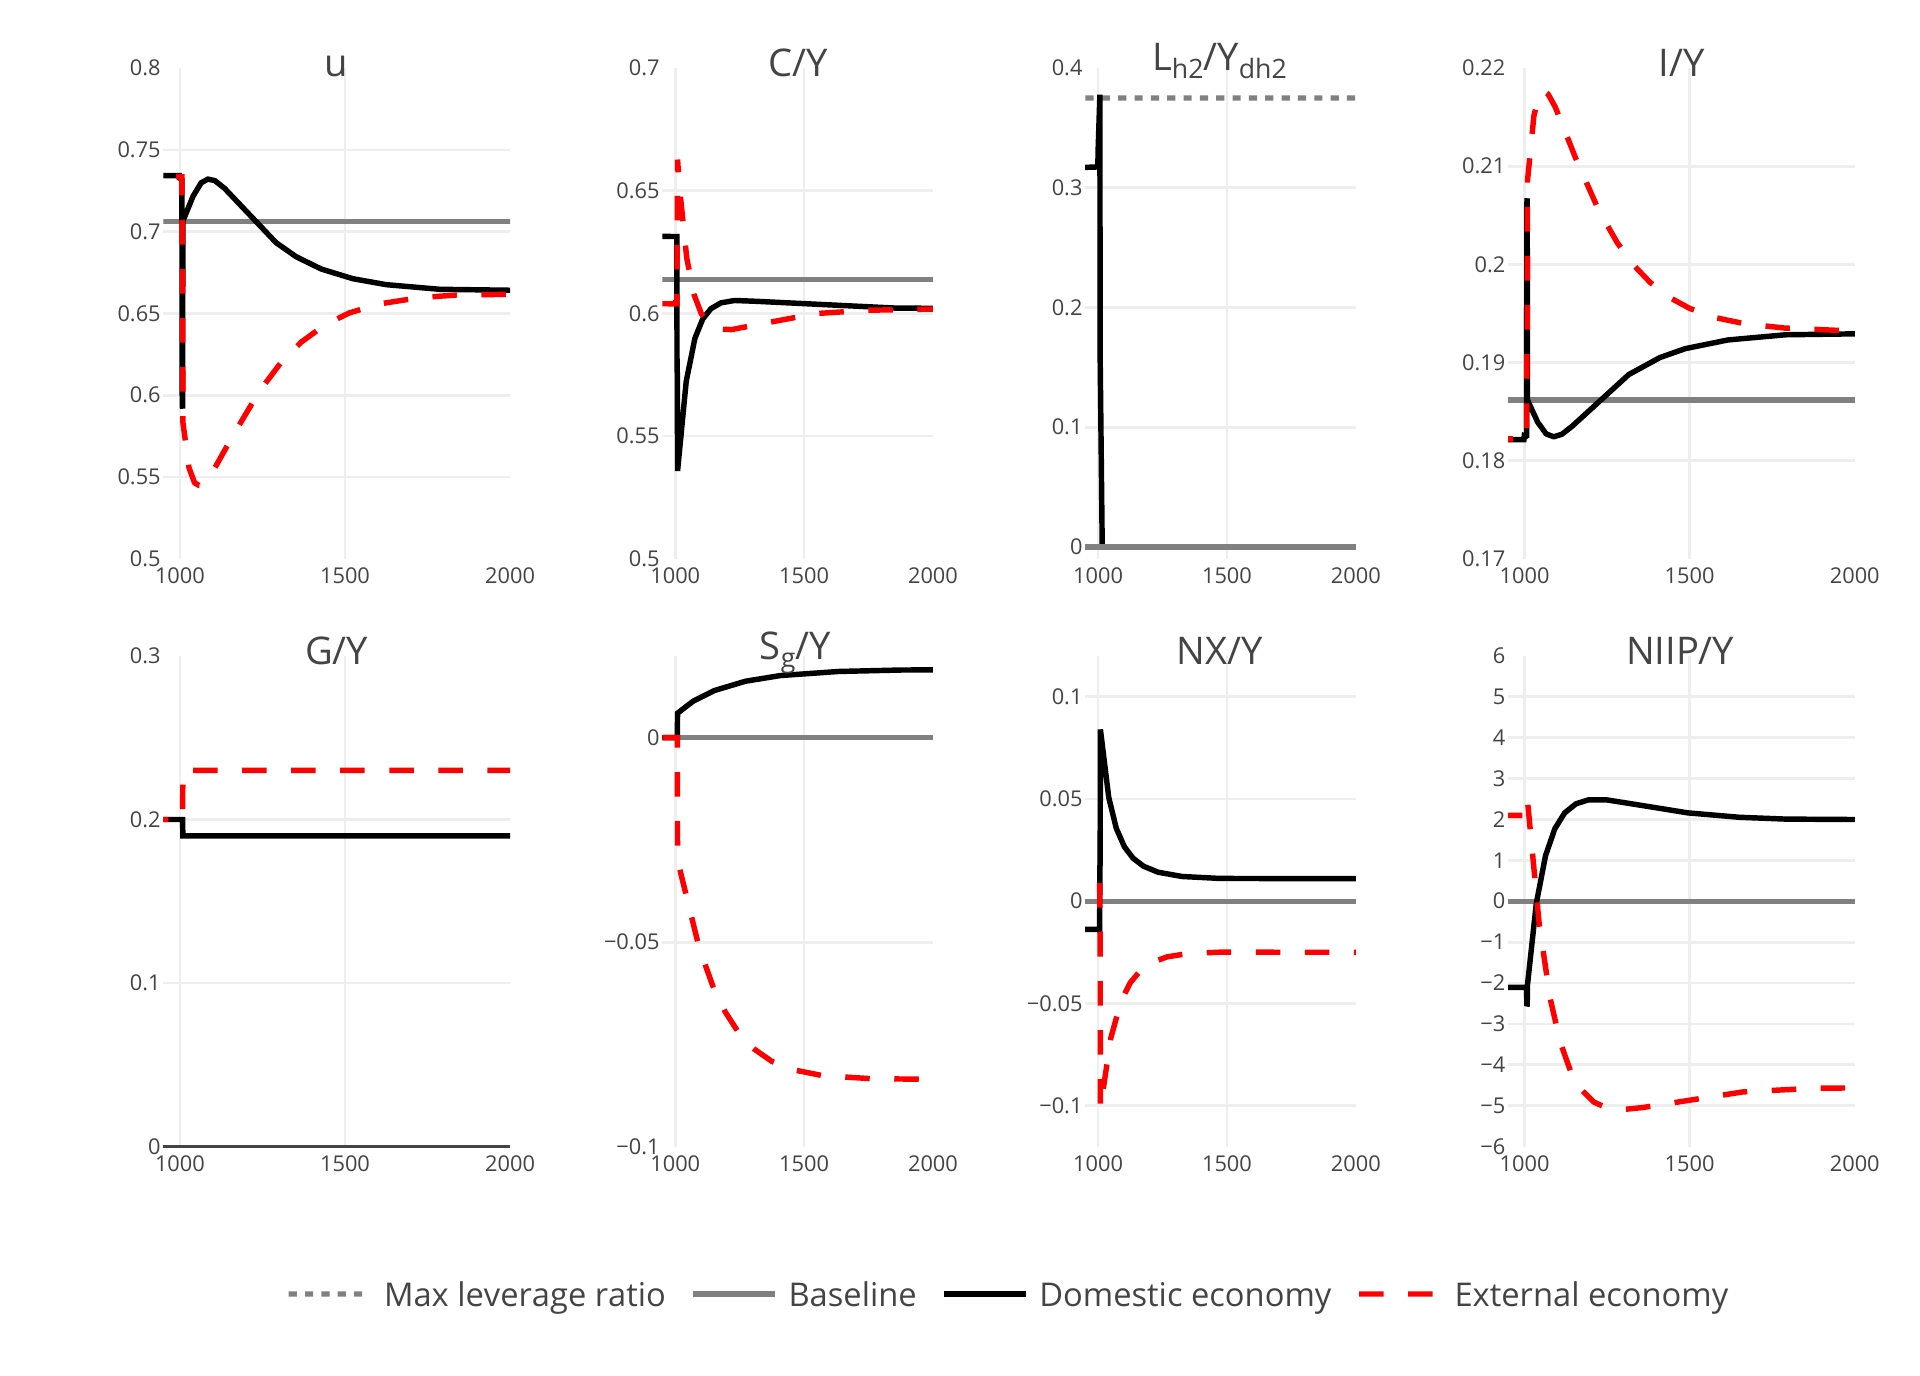

R code for this plot:
library(plotly)

# Load the data
load(here::here("R/simulated_series_for_plots"))

begin <- 950 #-10

end <- 2000

# Annotations for subplots
u <- list(
  text = "u",
  font = list(size = 14),
  xref = "paper",
  yref = "paper",
  yanchor = "bottom",
  xanchor = "center",
  align = "center",
  x = 0.5,
  y = 0.95,
  showarrow = FALSE)

gr_Y <- list(
  text = "Y&#770;",
  font = list(size = 14),
  xref = "paper",
  yref = "paper",
  yanchor = "bottom",
  xanchor = "center",
  align = "center",
  x = 0.5,
  y = 0.95,
  showarrow = FALSE)

C_Y <- list(
  text = "C/Y",
  font = list(size = 14),
  xref = "paper",
  yref = "paper",
  yanchor = "bottom",
  xanchor = "center",
  align = "center",
  x = 0.5,
  y = 0.95,
  showarrow = FALSE)

I_Y <- list(
  text = "I/Y",
  font = list(size = 14),
  xref = "paper",
  yref = "paper",
  yanchor = "bottom",
  xanchor = "center",
  align = "center",
  x = 0.5,
  y = 0.95,
  showarrow = FALSE)

G_Y <- list(
  text = "G/Y",
  font = list(size = 14),
  xref = "paper",
  yref = "paper",
  yanchor = "bottom",
  xanchor = "center",
  align = "center",
  x = 0.5,
  y = 0.95,
  showarrow = FALSE)

NX_Y <- list(
  text = "NX/Y",
  font = list(size = 14),
  xref = "paper",
  yref = "paper",
  yanchor = "bottom",
  xanchor = "center",
  align = "center",
  x = 0.5,
  y = 0.95,
  showarrow = FALSE)

S_g_Y <- list(
  text = "S<sub>g</sub>/Y",
  font = list(size = 14),
  xref = "paper",
  yref = "paper",
  yanchor = "bottom",
  xanchor = "center",
  align = "center",
  x = 0.5,
  y = 0.95,
  showarrow = FALSE)

L_Yh2 <- list(
  text = "L<sub>h2</sub>/Y<sub>dh2</sub>",
  font = list(size = 14),
  xref = "paper",
  yref = "paper",
  yanchor = "bottom",
  xanchor = "center",
  align = "center",
  x = 0.5,
  y = 0.95,
  showarrow = FALSE)

NIIP_Y <- list(
  text = "NIIP/Y",
  font = list(size = 14),
  xref = "paper",
  yref = "paper",
  yanchor = "bottom",
  xanchor = "center",
  align = "center",
  x = 0.5,
  y = 0.95,
  showarrow = FALSE)

# Utilization rate
p_u <- plot_ly() %>% 
  add_trace(x = 0:(nrow(d5)-3),
            y = tail(d1$u, 1),
            type = "scatter",
            mode = "lines",
            name = "u<sub>baseline</sub>",
            line = list(color = "grey")) %>% 
  add_trace(x = 0:(nrow(d5)-1),
            y = d5$u,
            type = "scatter",
            mode = "lines",
            line = list(color = "black"),
            name = "u") %>% 
  add_trace(x = 0:(nrow(d5)-1),
            y = d5$ux,
            type = "scatter",
            mode = "lines",
            line = list(color = "red",
                        dash = "dash"),
            name = "u<sub>x</sub>") %>%
  layout(xaxis = list(range = c(begin, end),
                      tickfont = list(size = 8)),
         yaxis = list(range = c(0.5, 0.8),
                      tickfont = list(size = 8),
                      dtick = 0.05),
         annotations = u,
         showlegend = TRUE,
         hovermode = "compare")

#p_u

# Growth rate of output
p_gr_Y <- plot_ly() %>% 
  # add_trace(x = 0:(nrow(d5)-3),
  #           y = tail(d5$gr_Y, 1),
  #           type = "scatter",
  #           mode = "lines",
  #           line = list(color = "black",
  #                       dash = "dot",
  #                       width = 1),
  #           hoverinfo = "none") %>% 
  add_trace(x = 0:(nrow(d5)-3),
            y = tail(d1$gr_Y, 1),
            type = "scatter",
            mode = "lines",
            line = list(color = "grey"),
            name = "gr<sub>Y&#770;<sub>baseline</sub></sub>") %>%
  add_trace(x = 0:(nrow(d5)-3),
            y = d5$gr_Y[3:nrow(d5)],
            type = "scatter",
            mode = "lines",
            line = list(color = "black"),
            name = "gr<sub>Y&#770;<sub>") %>% 
  add_trace(x = 0:(nrow(d5)-3),
            y = d5$gr_Yx[3:nrow(d5)],
            type = "scatter",
            mode = "lines",
            name = "gr<sub>Y&#770;<sub>x</sub></sub>",
            line = list(color = "red",
                        dash = "dash")) %>%
  layout(xaxis = list(range = c(begin, end),
                      tickfont = list(size = 8)),
         yaxis = list(range = c(0.014, 0.018),
                      tickfont = list(size = 8)),
         annotations = gr_Y,
         showlegend = TRUE,
         hovermode = "compare")

#p_gr_Y

# Consumption share
p_C <- plot_ly() %>% 
  add_trace(x = 0:(nrow(d5)-3),
            y = tail(d1$C_Y, 1),
            type = "scatter",
            mode = "lines",
            name = "Baseline",
            line = list(color = "grey")) %>% 
  add_trace(x = 0:(nrow(d5)-1),
            y = d5$C_Y,
            type = "scatter",
            mode = "lines",
            line = list(color = "black"),
            name = "C/Y") %>% 
  add_trace(x = 0:(nrow(d5)-1),
            y = d5$C_Yx,
            type = "scatter",
            mode = "lines",
            line = list(color = "red",
                        dash = "dash"),
            name = "C/Y<sub>x</sub>") %>%
  layout(xaxis = list(range = c(begin, end),
                      tickfont = list(size = 8)),
         yaxis = list(range = c(0.5, 0.7),
                      tickfont = list(size = 8)),
         annotations = C_Y,
         showlegend = TRUE,
         hovermode = "compare")
#p_C

# Investment share
p_I <- plot_ly() %>%
  # add_trace(x = 0:(nrow(d5)-3),
  #           y = tail(d5$I_Y, 1),
  #           type = "scatter",
  #           mode = "lines",
  #           hoverinfo = "none",
  #           line = list(color = "black",
  #                       dash = "dot",
  #                       width = 1)) %>% 
  add_trace(x = 0:(nrow(d5)-3),
            y = tail(d1$I_Y, 1),
            type = "scatter",
            mode = "lines",
            name = "I/Y<sub>baseline</sub>",
            line = list(color = "grey")) %>% 
  add_trace(x = 0:(nrow(d5)-1),
            y = d5$I_Y,
            type = "scatter",
            mode = "lines",
            line = list(color = "black"),
            name = "I/Y") %>% 
  add_trace(x = 0:(nrow(d5)-1),
            y = d5$I_Yx,
            type = "scatter",
            mode = "lines",
            line = list(color = "red",
                        dash = "dash"),
            name = "I/Y<sub>x</sub>") %>%
  layout(xaxis = list(range = c(begin, end),
                      tickfont = list(size = 8)),
         yaxis = list(range = c(0.17, 0.22),
                      tickfont = list(size = 8)),
         annotations = I_Y,
         showlegend = TRUE,
         hovermode = "compare")

#p_I

# Government share
p_G <- plot_ly() %>% 
  add_trace(x = 0:(nrow(d5)-1),
            y = round(d5$G_Y, digits = 2),
            type = "scatter",
            mode = "lines",
            line = list(color = "black"),
            name = "G/Y") %>% 
  add_trace(x = 0:(nrow(d5)-1),
            y = round(d5$G_Yx, digits = 2),
            type = "scatter",
            mode = "lines",
            line = list(color = "red",
                        dash = "dash"),
            name = "G/Y<sub>x</sub>") %>%
  layout(xaxis = list(range = c(begin, end),
                      tickfont = list(size = 8)),
         yaxis = list(range = c(0, 0.3), 
                      tickfont = list(size = 8)),
         annotations = G_Y,
         showlegend = TRUE,
         hovermode = "compare")

#p_G

# Net export share
p_NX <- plot_ly() %>% 
  add_trace(x = 0:(nrow(d5)-3),
            y = tail(d1$NX_Y, 1),
            type = "scatter",
            mode = "lines",
            name = "Baseline",
            line = list(color = "grey")) %>% 
  add_trace(x = 0:(nrow(d5)-1),
            y = d5$NX_Y,
            type = "scatter",
            mode = "lines",
            line = list(color = "black"),
            name = "Domestic economy") %>% # NX/Y 
  add_trace(x = 0:(nrow(d5)-1),
            y = d5$NX_Yx,
            type = "scatter",
            mode = "lines",
            line = list(color = "red",
                        dash = "dash"),
            name = "External economy") %>% # NX/Y<sub>x</sub>
  layout(xaxis = list(range = c(begin, end),
                      tickfont = list(size = 8)),
         yaxis = list(range = c(-0.12, 0.12),
                      tickfont = list(size = 8),
                      dtick = 0.05),
         annotations = NX_Y,
         showlegend = TRUE,
         hovermode = "compare")

#p_NX

# NIIP share
p_NIIP <- plot_ly() %>% 
  add_trace(x = 0:(nrow(d5)-3),
            y = 0,
            type = "scatter",
            mode = "lines",
            name = "Baseline",
            line = list(color = "grey")) %>% 
  add_trace(x = 0:(nrow(d5)-1),
            y = d5$NIIP_Y,
            type = "scatter",
            mode = "lines",
            line = list(color = "black"),
            name = "Domestic economy") %>% 
  add_trace(x = 0:(nrow(d5)-1),
            y = d5$NIIP_Yx,
            type = "scatter",
            mode = "lines",
            line = list(color = "red",
                        dash = "dash"),
            name = "External economy") %>% 
  layout(xaxis = list(range = c(begin, end),
                      tickfont = list(size = 8)),
         yaxis = list(range = c(-6, 6),
                      tickfont = list(size = 8),
                      dtick = 1),
         annotations = NIIP_Y,
         showlegend = TRUE,
         hovermode = "compare")

# Deficit
p_S_g_Y <- plot_ly() %>% 
  add_trace(x = 0:(nrow(d5)-3),
            y = 0,
            type = "scatter",
            mode = "lines",
            name = "Baseline",
            line = list(color = "grey")) %>% 
  add_trace(x = 0:(nrow(d5)-1),
            y = d5$S_g,
            type = "scatter",
            mode = "lines",
            line = list(color = "black"),
            name = "S_g / Y") %>% 
  add_trace(x = 0:(nrow(d5)-1),
            y = d5$S_gx,
            type = "scatter",
            mode = "lines",
            line = list(color = "red",
                        dash = "dash"),
            name = "S_g / Y") %>% 
  layout(xaxis = list(range = c(begin, end),
                      tickfont = list(size = 8)),
         yaxis = list(range = c(-0.1, 0.02), 
                      tickfont = list(size = 8)),
         annotations = S_g_Y,
         showlegend = TRUE,
         hovermode = "compare")

# Debt to income ratio
p_L_Yh2 <- plot_ly() %>% 
  add_trace(x = 0:(nrow(d5)-1),
            y = 0.375,
            type = "scatter",
            mode = "lines",
            name = "Max leverage ratio",
            showlegend = TRUE,
            line = list(color = "grey", 
                        dash = "dot")) %>% 
  add_trace(x = 0:(nrow(d5)-1),
            y = d5$L_Yh2,
            type = "scatter",
            mode = "lines",
            showlegend = FALSE,
            line = list(color = "black"),
            name = "(L/Y)<sub>h2</sub>") %>% 
  add_trace(x = 0:(nrow(d5)-3),
            y = 0,
            type = "scatter",
            mode = "lines",
            name = "Baseline",
            showlegend = FALSE,
            line = list(color = "grey")) %>% 
  layout(xaxis = list(range = c(begin, end),
                      tickfont = list(size = 8)),
         yaxis = list(range = c(-0.01, 0.4), 
                      tickfont = list(size = 8)),
         annotations = L_Yh2,
         showlegend = FALSE,
         hovermode = "compare")

sub_plots <- subplot(style(p_u, showlegend = FALSE),
                     style(p_C, showlegend = FALSE),
                     p_L_Yh2,
                     style(p_I, showlegend = FALSE),
                     style(p_G, showlegend = FALSE),
                     style(p_S_g_Y, showlegend = FALSE),
                     style(p_NX, showlegend = FALSE),
                     p_NIIP,
                     nrows = 2, margin = 0.045, titleY = T, titleX = T) %>%
  layout(legend = list(x = 0.5,
                       orientation = "h",
                       xanchor = "center",
                       font = list(size = 12))) %>% 
  config(displayModeBar = F)

sub_plots

# orca(
#   sub_plots,
#   file = "R/plots/figure5_alternative8.pdf"
# )
